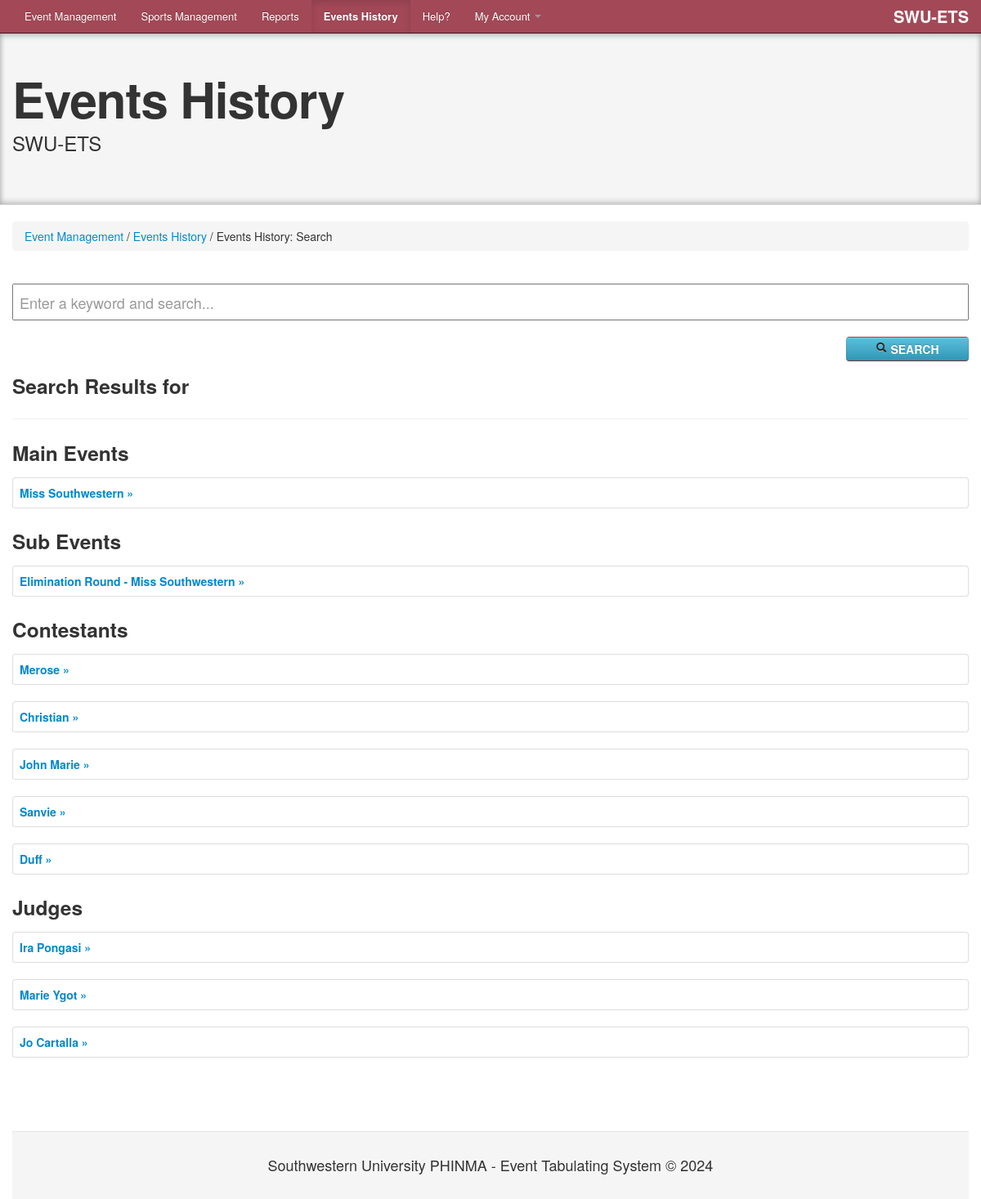
Screenshot of /review_search.php (signed in) with the database file from the repository.
### tables this page shows
CREATE TABLE `main_event` (
  `mainevent_id` int(11) NOT NULL,
  `event_name` text NOT NULL,
  `status` text NOT NULL,
  `organizer_id` int(11) NOT NULL,
  `sy` varchar(9) NOT NULL,
  `sy2` int(50) NOT NULL,
  `date_start` text NOT NULL,
  `date_end` text NOT NULL,
  `place` text NOT NULL
);

CREATE TABLE `sub_event` (
  `subevent_id` int(11) NOT NULL,
  `mainevent_id` int(11) NOT NULL,
  `organizer_id` int(11) NOT NULL,
  `event_name` text NOT NULL,
  `status` text NOT NULL,
  `eventdate` text NOT NULL,
  `eventtime` text NOT NULL,
  `event_type` varchar(255) NOT NULL,
  `place` text NOT NULL,
  `event_banner` varchar(255) NOT NULL,
  `txtpoll_status` text NOT NULL,
  `view` varchar(15) NOT NULL,
  `txtpollview` varchar(15) NOT NULL
);

CREATE TABLE `contestants` (
  `contestant_id` int(11) NOT NULL,
  `lname` text NOT NULL,
  `fname` text NOT NULL,
  `mname` text NOT NULL,
  `department` text NOT NULL,
  `contact` varchar(255) NOT NULL,
  `image_url` text NOT NULL,
  `subevent_id` int(11) NOT NULL,
  `contestant_ctr` int(11) NOT NULL,
  `status` text NOT NULL,
  `txt_code` text NOT NULL,
  `rand_code` int(15) NOT NULL,
  `txtPollScore` int(11) NOT NULL
);

CREATE TABLE `judges` (
  `judge_id` int(11) NOT NULL,
  `subevent_id` int(11) NOT NULL,
  `judge_ctr` int(11) NOT NULL,
  `fullname` text NOT NULL,
  `code` varchar(6) NOT NULL,
  `jtype` varchar(25) NOT NULL
);

### review_search.php (the view, shortened to what this page needs)
<!DOCTYPE html>
<html lang="en">
   <?php
   include('header2.php');
   include('session.php');
  $txtsearch=$_POST['txtsearch'];
    ?>
  <body>
    <div class="navbar navbar-inverse navbar-fixed-top">
      <div class="navbar-inner">
        <div class="container">
              <a class="brand" href="#">SWU-ETS</font></a>
          <div class="nav-collapse collapse">
            <ul class="nav">
                <li>
                <a href="home.php">Event Management</a>
              </li>
              <li>
              <a href="sports_management.php">Sports Management</a>
            </li>
              <li>
                <a href="score_sheets.php">Reports</a>
              </li>
               <li class="active">
                  <a href="rev_main_event.php"><strong>Events History</strong></a>
              </li>
              <li>
              <a href="user-guide.php">Help?</a>
            </li>
                <li class="dropdown">
                  <a href="#" class="dropdown-toggle" data-toggle="dropdown" role="button" aria-expanded="false">My Account <span class="caret"></span></a>
                    </li>
            </ul>
          </div>
        </div>
      </div>
    </div>
<header class="jumbotron subhead" id="overview">
  <div class="container">
    <h1>Events History</h1>
    <p class="lead">SWU-ETS</p>
  </div>
</header>
    <div class="container">
    <br />
                <div class="col-md-12">
                    <ul class="breadcrumb">
                        <li><a href="home.php">Event Management</a> / </li>
                        <li><a href="rev_main_event.php">Events History</a> / </li>
                        <li>Events History: Search</li>
                    </ul>
                </div>
    <br />
    <div class="col-lg-10">
    <form method="POST" target="_self" action="review_search.php">
     <input style="font-size: large; height: 45px !important; text-indent: 7px !important;" class="form-control btn-block" name="txtsearch" placeholder="Enter a keyword and search..." value="<?php echo $txtsearch; ?>" />
     <br />
      <button class="btn btn-info pull-right" style="width: 150px !important;"><i class="icon-search"></i> <strong>SEARCH</strong></button>
      </form>
   </div>
  <div class="row">
      <div class="span12">
 <h3>Search Results for <i><ins><?php echo $txtsearch; ?></ins></i></h3>
  <hr />
 <?php
          $event_query = $conn->query("select * from main_event where event_name like '%$txtsearch%'") or die(mysql_error());
     $menum_row = $event_query->rowcount();
        if( $menum_row > 0)
        { ?>
         <h3>Main Events</h3>
     	<?php while ($event_row = $event_query->fetch())
        {
            $search_mainevent_id=$event_row['mainevent_id'];
            ?>
          <table class="table table-bordered">
        <thead>
     <th><a title="click to view full details" target="_blank" href="print_all_results.php?main_event_id=<?php echo $search_mainevent_id; ?>"><?php echo $event_row['event_name']; ?> &raquo;</a></th>
        </thead>
          </table>
      <?php } } ?>
    <?php
          $event_query = $conn->query("select * from sub_event where event_name like '%$txtsearch%'") or die(mysql_error());
     $menum_row = $event_query->rowcount();
        if( $menum_row > 0){ ?>
        <h3>Sub Events</h3>
        <?php
        while ($event_row = $event_query->fetch())
        {
             $search_mainevent_id=$event_row['mainevent_id'];
             $search_subevent_id=$event_row['subevent_id'];
            ?>
          <table class="table table-bordered">
        <thead>
     <th><a title="click to view full details" target="_blank" href="review_result.php?mainevent_id=<?php echo $search_mainevent_id; ?>&sub_event_id=<?php echo $search_subevent_id; ?>"><?php echo $event_row['event_name']; ?> &raquo;</a></th>
        </thead>
          </table>
      <?php } } ?>
      <?php
          $event_query = $conn->query("select * from contestants where fname like '%$txtsearch%'") or die(mysql_error());
     $menum_row = $event_query->rowcount();
        if( $menum_row > 0)
        { ?>
              <h3>Contestants</h3>
            <?php	while ($event_row = $event_query->fetch())
        {
            ?>
          <table class="table table-bordered">
        <thead>
     <th><a title="click to view full details" href="#"><?php echo $event_row['fname']; ?> &raquo;</a></th>
        </thead>
          </table>
      <?php } } ?>
      <?php
          $event_query = $conn->query("select * from judges where fullname like '%$txtsearch%'") or die(mysql_error());
     $menum_row = $event_query->rowcount();
        if( $menum_row > 0)
        { ?>
        <h3>Judges</h3>
     	<?php while ($event_row = $event_query->fetch())
        {
            ?>
          <table class="table table-bordered">
        <thead>
     <th><a title="click to view full details" href="#"><?php echo $event_row['fullname']; ?> &raquo;</a></th>
        </thead>
          </table>
      <?php } } ?>
    </div>
  </div>
    <?php include('footer.php'); ?>
  </body>
</html>

### assets/css/docs1.css (style rules this page uses)
body { position: relative; padding-top: 40px; }
body > .navbar { font-size: 13px; }
body > .navbar .brand { padding-right: 0; padding-left: 0; margin-left: 20px; float: right; font-weight: bold; color: rgb(255, 255, 255); text-shadow: 0 1px 0 rgba(255,255,255,.1), 0 0 30px rgba(255,255,255,.125); -webkit-transition: all .2s linear; -moz-transition: all .2s linear; transition: all .2s linear; }
.jumbotron { position: relative; padding: 40px 0; color: #333333; text-align: center; background: #F5F5F5; filter: progid:DXImageTransform.Microsoft.gradient( startColorstr='#001995', endColorstr='#5E79FD',GradientType=1 ); -webkit-box-shadow: inset 0 3px 7px rgba(0,0,0,.2), inset 0 -3px 7px rgba(0,0,0,.2); -moz-box-shadow: inset 0 3px 7px rgba(0,0,0,.2), inset 0 -3px 7px rgba(0,0,0,.2); box-shadow: inset 0 3px 7px rgba(0,0,0,.2), inset 0 -3px 7px rgba(0,0,0,.2); }
.jumbotron h1 { font-size: 80px; font-weight: bold; letter-spacing: -1px; line-height: 1; }
.jumbotron p { font-size: 24px; font-weight: 300; line-height: 1.25; margin-bottom: 30px; }
.jumbotron .container { position: relative; z-index: 2; }
.subhead { text-align: left; border-bottom: 1px solid #ddd; }
.subhead h1 { font-size: 60px; }
.subhead p { margin-bottom: 20px; }
h2 + table, h3 + table, h4 + table, h2 + .row { margin-top: 5px; }
.navbar-inverse .navbar-inner { background: #A24857 !important; }

### yearpicker.css (style rules this page uses)
:root { --background-color: #fff; --border-color: #ccc; --text-color: #555; --selected-text-color: rgb(56, 241, 164); --hover-background-color: #eee; }

### rows the page displays
main_event: event_name "Miss Southwestern"
sub_event: event_name "Elimination Round - Miss Southwestern"
contestants: fname "Merose"
contestants: fname "Christian"
contestants: fname "John Marie"
contestants: fname "Sanvie"
contestants: fname "Duff"
judges: fullname "Ira Pongasi"
judges: fullname "Marie Ygot"
judges: fullname "Jo Cartalla"
